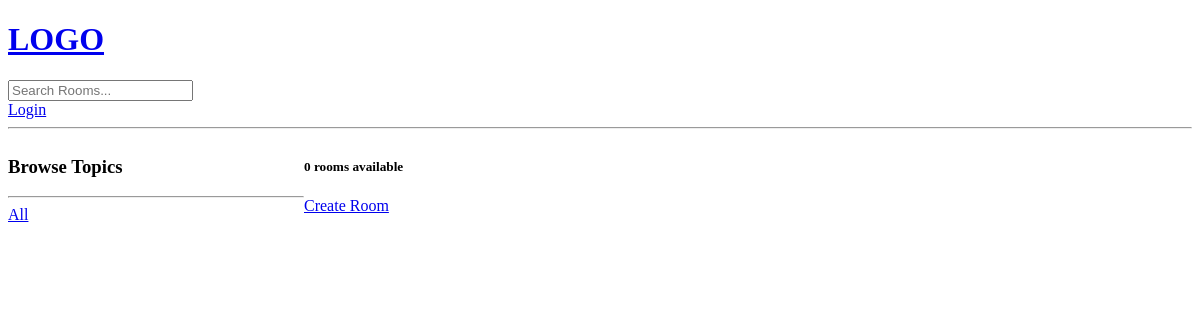
The page /?q=Javascript on the database as committed earlier.
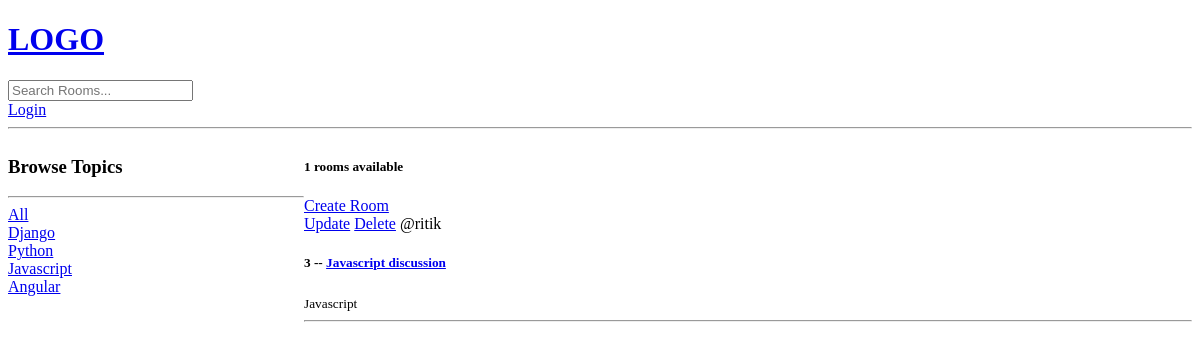
The same page on the database as committed later.
### base/models.py (models this page shows, shortened)
class Topic(models.Model):
    name = models.CharField(max_length=200)

class Room(models.Model):
    host = models.ForeignKey(User, on_delete=models.SET_NULL, null=True)
    topic = models.ForeignKey(Topic, on_delete=models.SET_NULL, null=True)
    name = models.CharField(max_length=200)
    description = models.TextField(null=True, blank=True)
    updated = models.DateTimeField(auto_now=True)
    created = models.DateTimeField(auto_now_add=True)
    class Meta:
        ordering = ['-updated','-created']

### base/views.py (the view)
# urls.py: path('', views.home, name="home"),
def home(request):
    q = request.GET.get('q') if request.GET.get('q') != None else ''
    rooms = Room.objects.filter(
        Q(topic__name__icontains=q)|
        Q(name__icontains=q)|
        Q(description__icontains=q)
    )
    topics = Topic.objects.all()
    room_count = rooms.count()
    context = {'rooms':rooms, 'topics':topics, 'room_count':room_count}
    return render(request,'base/home.html', context)

### base/templates/base/home.html (shortened to what this page needs)
{% extends 'main.html' %}
{% block content %}
<div class="home-container">
    <div>
        <h3>Browse Topics</h3>
        <hr>
        <div>
            <a href="{% url 'home' %}">All</a>
        </div>
        {% for topic in topics %}
            <div>
                <a href="{% url 'home' %}?q={{topic.name}}">{{topic.name}}</a>
            </div>
        {% endfor %}
    </div>
    <div>
        <h5>{{room_count}} rooms available</h5>
        <a href="{% url 'create-room' %}">Create Room</a>
        <div>
            {% for room in rooms %}
            <div>
                <a href="{% url 'update-room' room.id %}">Update</a>
                <a href="{% url 'delete-room' room.id %}">Delete</a>
                <span>@{{room.host.username}}</span>
                <h5>{{room.id}} -- <a href="{% url 'room' room.id %}">{{room.name}}</a></h5>
                <small>{{room.topic.name}}</small>
                <hr>
            </div>
            {% endfor %}
        </div>
    </div>
</div>
{% endblock %}

### templates/main.html (shortened to what this page needs)
<!DOCTYPE html>
<html>
    <head>
    </head>
    <body>
        {% include 'navbar.html' %}
        {% block content %}
        {% endblock %}
    </body>
</html>

### templates/navbar.html
<a href="/">
    <h1>LOGO</h1>
</a>
<form method="GET" action="{% url 'home' %}">
    <input type="text" name="q" placeholder="Search Rooms..."/>
</form>
<a href="{% url 'login' %}">Login</a>
<hr>

### base/templates/base/home.html (style rules this page uses)
.home-container { display: grid; grid-template-columns:1fr 3fr; }

Rows that differ between the two databases and show on the page:
added Topic: name "Django"
added Topic: name "Python"
added Topic: name "Javascript"
added Topic: name "Angular"
added Room: host.username "ritik", id "3", name "Javascript discussion", topic.name "Javascript"
Other text that changed with them:
{{ room_count }}: "0" → "1"
